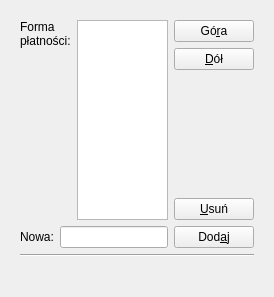
         <widget class="QWidget" name="page_6">
          <property name="geometry">
           <rect>
            <x>0</x>
            <y>0</y>
            <width>274</width>
            <height>297</height>
           </rect>
          </property>
          <attribute name="label">
           <string>Formy płatności</string>
          </attribute>
          <layout class="QGridLayout" name="gridLayout_10">
           <item row="0" column="0">
            <widget class="QFrame" name="frame8">
             <property name="frameShape">
              <enum>QFrame::NoFrame</enum>
             </property>
             <property name="frameShadow">
              <enum>QFrame::Plain</enum>
             </property>
             <layout class="QGridLayout" name="gridLayout_8">
              <item row="0" column="0">
               <layout class="QHBoxLayout" name="_29">
                <item>
                 <layout class="QVBoxLayout" name="_30">
                  <item>
                   <layout class="QHBoxLayout" name="_31">
                    <item>
                     <widget class="QLabel" name="paym">
                      <property name="text">
                       <string>Forma płatności:</string>
                      </property>
                      <property name="alignment">
                       <set>Qt::AlignTop</set>
                      </property>
                      <property name="wordWrap">
                       <bool>true</bool>
                      </property>
                     </widget>
                    </item>
                    <item>
                     <widget class="QListWidget" name="paymlBox"/>
                    </item>
                   </layout>
                  </item>
                  <item>
                   <layout class="QHBoxLayout" name="_32">
                    <item>
                     <widget class="QLabel" name="textLabel2_4_3_2">
                      <property name="text">
                       <string>Nowa:</string>
                      </property>
                      <property name="wordWrap">
                       <bool>false</bool>
                      </property>
                     </widget>
                    </item>
                    <item>
                     <widget class="QLineEdit" name="paymEdit">
                      <property name="maxLength">
                       <number>25</number>
                      </property>
                     </widget>
                    </item>
                   </layout>
                  </item>
                 </layout>
                </item>
                <item>
                 <layout class="QVBoxLayout" name="_33">
                  <item>
                   <layout class="QVBoxLayout" name="_34">
                    <item>
                     <widget class="QPushButton" name="paymUpBtn">
                      <property name="cursor">
                       <cursorShape>PointingHandCursor</cursorShape>
                      </property>
                      <property name="text">
                       <string>Gó&amp;ra</string>
                      </property>
                      <property name="shortcut">
                       <string>Alt+R</string>
                      </property>
                     </widget>
                    </item>
                    <item>
                     <widget class="QPushButton" name="paymDownBtn">
                      <property name="cursor">
                       <cursorShape>PointingHandCursor</cursorShape>
                      </property>
                      <property name="text">
                       <string>&amp;Dół</string>
                      </property>
                      <property name="shortcut">
                       <string>Alt+D</string>
                      </property>
                     </widget>
                    </item>
                   </layout>
                  </item>
                  <item>
                   <spacer>
                    <property name="orientation">
                     <enum>Qt::Vertical</enum>
                    </property>
                    <property name="sizeType">
                     <enum>QSizePolicy::Expanding</enum>
                    </property>
                    <property name="sizeHint" stdset="0">
                     <size>
                      <width>21</width>
                      <height>10</height>
                     </size>
                    </property>
                   </spacer>
                  </item>
                  <item>
                   <layout class="QVBoxLayout" name="_35">
                    <item>
                     <widget class="QPushButton" name="paymDelBtn">
                      <property name="cursor">
                       <cursorShape>PointingHandCursor</cursorShape>
                      </property>
                      <property name="text">
                       <string>&amp;Usuń</string>
                      </property>
                      <property name="shortcut">
                       <string>Alt+U</string>
                      </property>
                     </widget>
                    </item>
                    <item>
                     <widget class="QPushButton" name="paymAddBtn">
                      <property name="cursor">
                       <cursorShape>PointingHandCursor</cursorShape>
                      </property>
                      <property name="text">
                       <string>Dod&amp;aj</string>
                      </property>
                      <property name="shortcut">
                       <string>Alt+A</string>
                      </property>
                     </widget>
                    </item>
                   </layout>
                  </item>
                 </layout>
                </item>
               </layout>
              </item>
              <item row="1" column="0">
               <widget class="Line" name="line3">
                <property name="frameShape">
                 <enum>QFrame::HLine</enum>
                </property>
                <property name="frameShadow">
                 <enum>QFrame::Sunken</enum>
                </property>
               </widget>
              </item>
              <item row="2" column="0">
               <widget class="QLabel" name="textLabel5">
                <property name="text">
                 <string>&lt;!DOCTYPE HTML PUBLIC &quot;-//W3C//DTD HTML 4.0//EN&quot; &quot;http://www.w3.org/TR/REC-html40/strict.dtd&quot;&gt;
&lt;html&gt;&lt;head&gt;&lt;meta name=&quot;qrichtext&quot; content=&quot;1&quot; /&gt;&lt;style type=&quot;text/css&quot;&gt;
p, li { white-space: pre-wrap; }
&lt;/style&gt;&lt;/head&gt;&lt;body style=&quot; font-family:'Noto Sans'; font-size:10pt; font-weight:400; font-style:normal;&quot;&gt;
&lt;p style=&quot;-qt-paragraph-type:empty; margin-top:0px; margin-bottom:0px; margin-left:0px; margin-right:0px; -qt-block-indent:0; text-indent:0px; font-family:'Sans Serif'; font-size:9pt;&quot;&gt;&lt;br /&gt;&lt;/p&gt;&lt;/body&gt;&lt;/html&gt;</string>
                </property>
                <property name="wordWrap">
                 <bool>true</bool>
                </property>
               </widget>
              </item>
             </layout>
            </widget>
           </item>
          </layout>
         </widget>
